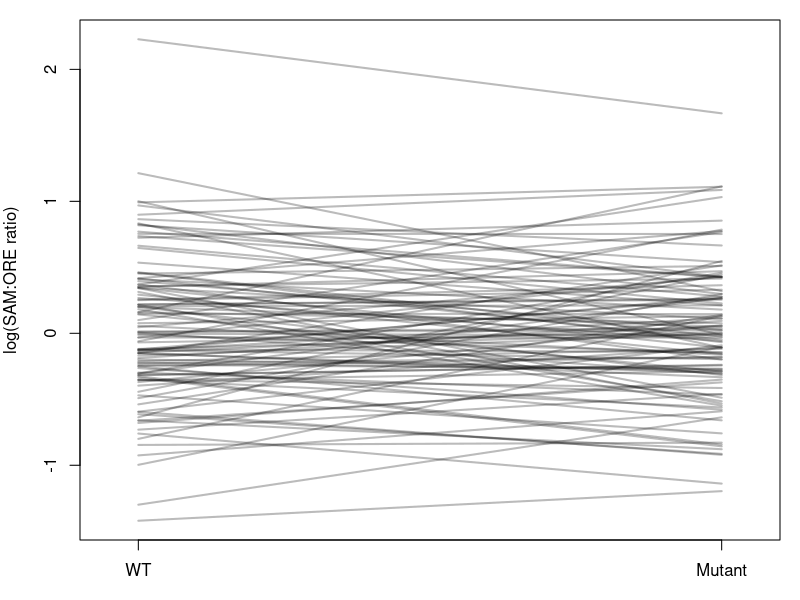

Write R code to recreate this figure.
ai.data <- read.csv("dge_allele_specific_results.csv")

#Trim down to those tags having at least X reads of each
min.count <- 8

keepers <- (ai.data$fc3.count.ore >= min.count)
keepers <- keepers & (ai.data$fc3.count.sam >= min.count)
keepers <- keepers & (ai.data$fc4.count.ore >= min.count)
keepers <- keepers & (ai.data$fc4.count.sam >= min.count)
keepers <- keepers & (ai.data$fc5.count.ore >= min.count)
keepers <- keepers & (ai.data$fc5.count.sam >= min.count)
keepers <- keepers & (ai.data$fc6.count.ore >= min.count)
keepers <- keepers & (ai.data$fc6.count.sam >= min.count)

ai.data <- ai.data[keepers,]

ai.data$ratio.mut <- ((ai.data$fc3.count.sam/ai.data$fc3.count.ore) + (ai.data$fc4.count.sam/ai.data$fc4.count.ore)) / 2
ai.data$ratio.mut <- log(ai.data$ratio.mut)
#ai.data$ratio.mut <- ifelse(ai.data$ratio.mut < 1, -1/ai.data$ratio.mut, ai.data$ratio.mut)
ai.data$ratio.wt <- ((ai.data$fc5.count.sam/ai.data$fc5.count.ore) + (ai.data$fc6.count.sam/ai.data$fc6.count.ore)) / 2
ai.data$ratio.wt <- log(ai.data$ratio.wt)
#ai.data$ratio.wt <- ifelse(ai.data$ratio.wt < 1, -1/ai.data$ratio.wt, ai.data$ratio.wt)

pdf(file="PublicationAIReactionNorms.pdf", width=4, height=4)

par(mar=c(3,4,1,1))
x.locations <- c(0.05, 0.95)
plot(x=NULL, y=NULL, xlim=c(0,1), ylim=c(min(c(ai.data$ratio.mut, ai.data$ratio.wt)) , max(c(ai.data$ratio.mut, ai.data$ratio.wt))), xlab="", ylab="log(SAM:ORE ratio)", xaxt="n")
axis(side=1, at=x.locations, labels=c("WT", "Mutant"))

for (i in 1:nrow(ai.data)) {
	lines(x=x.locations, y=c(ai.data$ratio.wt[i], ai.data$ratio.mut[i]), col="#00000044", lwd=2)
}

dev.off()